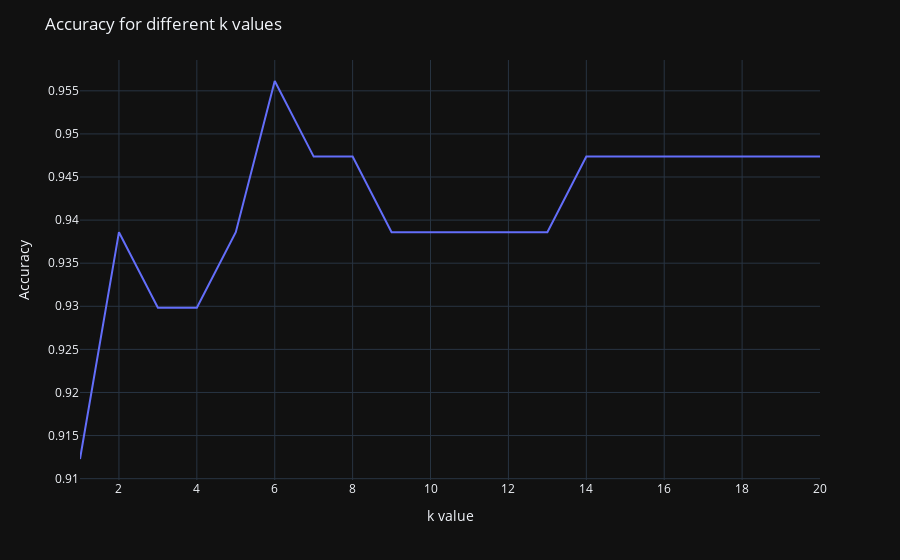

The notebook cell this image was saved under:
### Code cell
fig=px.line(x=k_values,y=accuracy_list, template='plotly_dark')
fig.update_layout(
    title='Accuracy for different k values',
    xaxis_title='k value',
    yaxis_title='Accuracy'
) 



fig.show()

### Figure 1 — Plotly figure (JSON) as saved in the notebook; plotly's stock layout.template omitted (floating-point values rounded to 4 significant figures)
{"data": [{"hovertemplate": "x=%{x}<br>y=%{y}<extra></extra>", "legendgroup": "", "line": {"color": "#636efa", "dash": "solid"}, "marker": {"symbol": "circle"}, "mode": "lines", "name": "", "orientation": "v", "showlegend": false, "type": "scatter", "x": [1, 2, 3, 4, 5, 6, 7, 8, 9, 10, 11, 12, 13, 14, 15, 16, 17, 18, 19, 20], "xaxis": "x", "y": [0.9123, 0.9386, 0.9298, 0.9298, 0.9386, 0.9561, 0.9474, 0.9474, 0.9386, 0.9386, 0.9386, 0.9386, 0.9386, 0.9474, 0.9474, 0.9474, 0.9474, 0.9474, 0.9474, 0.9474], "yaxis": "y"}], "layout": {"legend": {"tracegroupgap": 0}, "margin": {"t": 60}, "title": {"text": "Accuracy for different k values"}, "xaxis": {"anchor": "y", "domain": [0, 1], "title": {"text": "k value"}}, "yaxis": {"anchor": "x", "domain": [0, 1], "title": {"text": "Accuracy"}}}}
